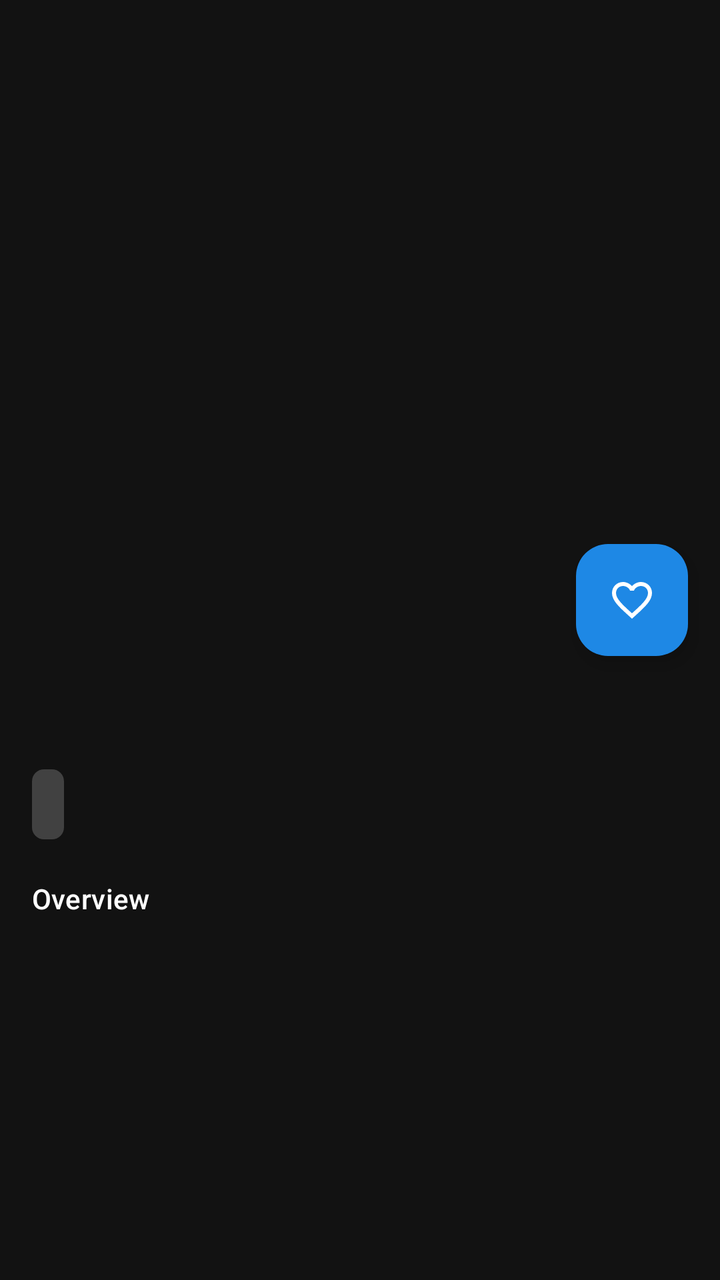
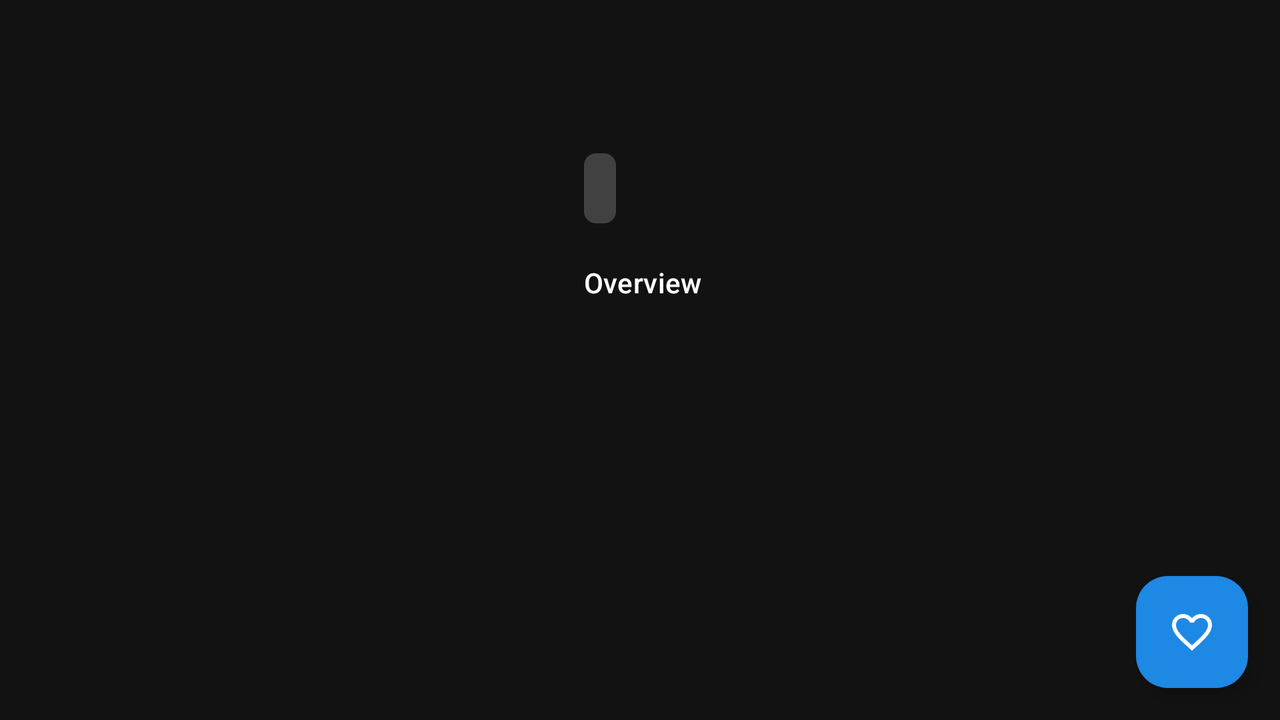

First picture: res/layout/ on a phone held upright. Second picture: the repository's own variant of that layout, on a device whose configuration matches the variant's folder. Source for both follows.
<!-- AndroidManifest.xml: application theme Theme.MovieApp -->
<!-- res/layout/activity_movie_detail.xml -->
<?xml version="1.0" encoding="utf-8"?>
<androidx.coordinatorlayout.widget.CoordinatorLayout xmlns:android="http://schemas.android.com/apk/res/android"
    xmlns:app="http://schemas.android.com/apk/res-auto"
    android:layout_width="match_parent"
    android:layout_height="match_parent"
    android:background="@color/colorBackground">

    <com.google.android.material.appbar.AppBarLayout
        android:layout_width="match_parent"
        android:layout_height="300dp">

        <com.google.android.material.appbar.CollapsingToolbarLayout
            android:id="@+id/detail_collapsing"
            android:layout_width="match_parent"
            android:layout_height="match_parent"
            app:layout_scrollFlags="scroll|exitUntilCollapsed"
            app:contentScrim="@color/colorPrimary">

            <ImageView
                android:id="@+id/detail_poster"
                android:layout_width="match_parent"
                android:layout_height="match_parent"
                android:scaleType="fitCenter"
                android:background="@color/colorBackground"
                app:layout_collapseMode="parallax"
                android:contentDescription="@string/movie_poster_desc" />


            <com.google.android.material.appbar.MaterialToolbar
                android:id="@+id/detail_toolbar"
                android:layout_width="match_parent"
                android:layout_height="wrap_content"
                app:layout_collapseMode="pin"
                app:navigationIconTint="@color/colorOnPrimary"
                app:titleTextColor="@color/colorOnPrimary" />

        </com.google.android.material.appbar.CollapsingToolbarLayout>

    </com.google.android.material.appbar.AppBarLayout>

    <androidx.core.widget.NestedScrollView
        android:layout_width="match_parent"
        android:layout_height="match_parent"
        app:layout_behavior="@string/appbar_scrolling_view_behavior"
        android:clipToPadding="false">

        <LinearLayout
            android:id="@+id/detail_content"
            android:layout_width="match_parent"
            android:layout_height="wrap_content"
            android:orientation="vertical"
            android:padding="16dp"
            android:layout_marginTop="8dp">

            <TextView
                android:id="@+id/detail_title"
                android:layout_width="match_parent"
                android:layout_height="wrap_content"
                android:textAppearance="@style/TextAppearance.MaterialComponents.Headline5"
                android:textColor="@color/colorOnPrimary"
                android:maxLines="2"
                android:ellipsize="end" />

            <TextView
                android:id="@+id/detail_release"
                android:layout_width="wrap_content"
                android:layout_height="wrap_content"
                android:textAppearance="@style/TextAppearance.AppCompat.Caption"
                android:textColor="@color/colorOnPrimary"
                android:layout_marginTop="4dp" />

            <TextView
                android:id="@+id/detail_rating"
                android:layout_width="wrap_content"
                android:layout_height="wrap_content"
                android:layout_marginTop="8dp"
                android:padding="8dp"
                android:background="@drawable/rating_bg"
                android:textColor="@color/colorOnPrimary"
                android:textAppearance="@style/TextAppearance.AppCompat.Body2" />

            <com.google.android.material.chip.ChipGroup
                android:id="@+id/detail_genres"
                android:layout_width="match_parent"
                android:layout_height="wrap_content"
                android:layout_marginTop="8dp"
                app:chipSpacing="6dp" />

            <TextView
                android:id="@+id/detail_overview_label"
                android:layout_width="match_parent"
                android:layout_height="wrap_content"
                android:text="@string/overview_label"
                android:textAppearance="@style/TextAppearance.MaterialComponents.Subtitle2"
                android:layout_marginTop="12dp"
                android:textColor="@color/colorOnPrimary" />

            <TextView
                android:id="@+id/detail_overview"
                android:layout_width="match_parent"
                android:layout_height="wrap_content"
                android:textAppearance="@style/TextAppearance.AppCompat.Body1"
                android:layout_marginTop="6dp"
                android:textColor="@color/colorOnPrimary" />

        </LinearLayout>

    </androidx.core.widget.NestedScrollView>

    
    <com.google.android.material.floatingactionbutton.FloatingActionButton
        android:id="@+id/fab_favorite"
        android:layout_width="wrap_content"
        android:layout_height="wrap_content"
        android:layout_margin="16dp"
        app:layout_anchor="@id/detail_collapsing"
        app:layout_anchorGravity="bottom|end"
        android:contentDescription="@string/favorite"
        app:tint="@color/colorOnPrimary"
        android:backgroundTint="@color/colorPrimary"
        android:src="@drawable/ic_favorite_border" />

</androidx.coordinatorlayout.widget.CoordinatorLayout>
<!-- resources referenced by this layout -->
<resources>
  <color name="colorBackground">#121212</color>
  <color name="colorOnPrimary">#FFFFFF</color>
  <color name="colorPrimary">#1E88E5</color>
  <!-- drawable ic_favorite_border (drawable) -->
  <?xml version="1.0" encoding="utf-8"?>
  <vector xmlns:android="http://schemas.android.com/apk/res/android"
      android:width="24dp"
      android:height="24dp"
      android:viewportWidth="24"
      android:viewportHeight="24">
      <path
          android:fillColor="#FFFFFF"
          android:pathData="M16.5,3c-1.74,0-3.41,0.81-4.5,2.09C10.91,3.81 9.24,3 7.5,3 4.42,3 2,5.42 2,8.5c0,3.78 3.4,6.86 8.55,11.54L12,21.35l1.45-1.31C18.6,15.36 22,12.28 22,8.5 22,5.42 19.58,3 16.5,3zM12.1,18.55l-.1.1-.11-.1C7.14,14.24 4,11.39 4,8.5 4,6.5 5.5,5 7.5,5c1.54,0 3.04,0.99 3.57,2.36h1.87C13.46,5.99 14.96,5 16.5,5 18.5,5 20,6.5 20,8.5c0,2.89-3.14,5.74-7.9,10.05z"/>
  </vector>
  <!-- drawable rating_bg (drawable) -->
  <?xml version="1.0" encoding="utf-8"?>
  <shape xmlns:android="http://schemas.android.com/apk/res/android"
      android:shape="rectangle">
      <solid android:color="@color/rating_overlay" />
      <corners android:radius="6dp" />
      <padding android:left="6dp" android:top="3dp" android:right="6dp" android:bottom="3dp" />
  </shape>
  <string name="favorite">Favorite</string>
  <string name="movie_poster_desc">Movie poster</string>
  <string name="overview_label">Overview</string>
  <style name="Theme.MovieApp" parent="Base.Theme.MovieApp" />
  <color name="rating_overlay">#33FFFFFF</color>
  <style name="Base.Theme.MovieApp" parent="Theme.Material3.DayNight.NoActionBar">
          
          <item name="colorPrimary">@color/colorPrimary</item>
          <item name="colorOnPrimary">@color/colorOnPrimary</item>
          
          <item name="colorSurface">@color/colorSurface</item>
          <item name="colorOnSurface">@color/colorOnSurface</item>
  
          <item name="materialCardViewStyle">@style/Widget.MaterialComponents.CardView</item>
      </style>
  <color name="colorSurface">#1E1E1E</color>
  <color name="colorOnSurface">#EDEDED</color>
</resources>
<!-- res/layout-land/activity_movie_detail.xml (the repository's variant of the layout above) -->
<!-- drawn on the phone turned sideways -->
<?xml version="1.0" encoding="utf-8"?>
<LinearLayout xmlns:android="http://schemas.android.com/apk/res/android"
    xmlns:app="http://schemas.android.com/apk/res-auto"
    android:layout_width="match_parent"
    android:layout_height="match_parent"
    android:orientation="horizontal"
    android:background="@color/colorBackground">

    
    <FrameLayout
        android:layout_width="0dp"
        android:layout_height="match_parent"
        android:layout_weight="1"
        android:padding="8dp">

        <ImageView
            android:id="@+id/detail_poster"
            android:layout_width="match_parent"
            android:layout_height="match_parent"
            android:contentDescription="@string/movie_poster_desc"
            android:background="@color/colorBackground" />

        <com.google.android.material.appbar.MaterialToolbar
            android:id="@+id/detail_toolbar"
            android:layout_width="match_parent"
            android:layout_height="wrap_content"
            android:layout_gravity="top"
            app:navigationIconTint="@color/colorOnPrimary"
            app:titleTextColor="@color/colorOnPrimary" />

    </FrameLayout>

    
    <androidx.core.widget.NestedScrollView
        android:layout_width="0dp"
        android:layout_height="match_parent"
        android:layout_weight="1"
        android:clipToPadding="false">

        <LinearLayout
            android:id="@+id/detail_content"
            android:layout_width="match_parent"
            android:layout_height="wrap_content"
            android:orientation="vertical"
            android:padding="16dp">

            <TextView
                android:id="@+id/detail_title"
                android:layout_width="match_parent"
                android:layout_height="wrap_content"
                android:textAppearance="@style/TextAppearance.MaterialComponents.Headline5"
                android:textColor="@color/colorOnPrimary"
                android:maxLines="3"
                android:ellipsize="end" />

            <TextView
                android:id="@+id/detail_release"
                android:layout_width="wrap_content"
                android:layout_height="wrap_content"
                android:textAppearance="@style/TextAppearance.AppCompat.Caption"
                android:textColor="@color/colorOnPrimary"
                android:layout_marginTop="4dp" />

            <TextView
                android:id="@+id/detail_rating"
                android:layout_width="wrap_content"
                android:layout_height="wrap_content"
                android:layout_marginTop="8dp"
                android:padding="8dp"
                android:background="@drawable/rating_bg"
                android:textColor="@color/colorOnPrimary"
                android:textAppearance="@style/TextAppearance.AppCompat.Body2" />

            <com.google.android.material.chip.ChipGroup
                android:id="@+id/detail_genres"
                android:layout_width="match_parent"
                android:layout_height="wrap_content"
                android:layout_marginTop="8dp"
                app:chipSpacing="6dp" />

            <TextView
                android:id="@+id/detail_overview_label"
                android:layout_width="match_parent"
                android:layout_height="wrap_content"
                android:text="@string/overview_label"
                android:textAppearance="@style/TextAppearance.MaterialComponents.Subtitle2"
                android:layout_marginTop="12dp"
                android:textColor="@color/colorOnPrimary" />

            <TextView
                android:id="@+id/detail_overview"
                android:layout_width="match_parent"
                android:layout_height="wrap_content"
                android:textAppearance="@style/TextAppearance.AppCompat.Body1"
                android:layout_marginTop="6dp"
                android:textColor="@color/colorOnPrimary" />

            <View
                android:layout_width="match_parent"
                android:layout_height="16dp" />

        </LinearLayout>

    </androidx.core.widget.NestedScrollView>

    
    <com.google.android.material.floatingactionbutton.FloatingActionButton
        android:id="@+id/fab_favorite"
        android:layout_width="wrap_content"
        android:layout_height="wrap_content"
        android:layout_margin="16dp"
        android:layout_gravity="bottom|end"
        android:contentDescription="@string/favorite"
        app:tint="@color/colorOnPrimary"
        android:backgroundTint="@color/colorPrimary"
        android:src="@drawable/ic_favorite_border" />

</LinearLayout>
